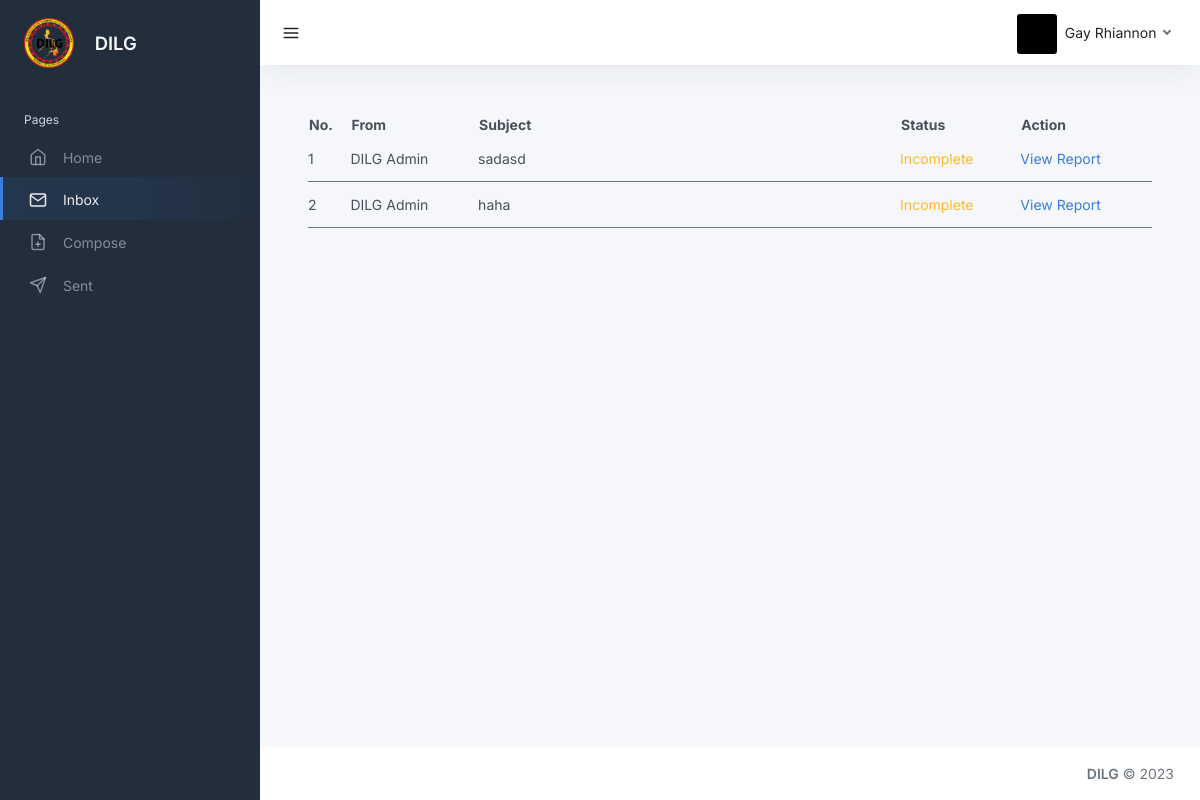
Page /users/view-report.php (signed in) on the committed database.
### tables this page shows
CREATE TABLE `users` (
  `id` int(11) NOT NULL,
  `user_type` int(50) NOT NULL,
  `email` varchar(50) NOT NULL,
  `email_status` int(11) NOT NULL,
  `password` varchar(255) NOT NULL,
  `first_name` varchar(50) NOT NULL,
  `middle_name` varchar(50) NOT NULL,
  `last_name` varchar(50) NOT NULL,
  `date_of_birth` date NOT NULL,
  `barangay` varchar(50) NOT NULL,
  `v_token` varchar(255) NOT NULL,
  `image` blob NOT NULL,
  `date_time_created` datetime NOT NULL,
  `date_time_updated` datetime NOT NULL
);

CREATE TABLE `reports` (
  `id` int(11) NOT NULL,
  `report_id` varchar(50) NOT NULL,
  `to_user` varchar(50) NOT NULL,
  `from_user` varchar(50) NOT NULL,
  `subject` varchar(50) NOT NULL,
  `opr` varchar(100) NOT NULL,
  `message` longtext NOT NULL,
  `duration` varchar(50) NOT NULL,
  `pdf_files` blob NOT NULL,
  `status` int(225) NOT NULL,
  `notif_status` int(11) NOT NULL,
  `date_start` datetime NOT NULL,
  `date_end` datetime NOT NULL,
  `deadline` int(11) NOT NULL,
  `date_time_acknowledge` varchar(100) NOT NULL,
  `date_created` date NOT NULL,
  `time_created` time NOT NULL,
  `date_updated` date NOT NULL,
  `time_updated` time NOT NULL
);

### users/view-report.php (the view, shortened to what this page needs)
<?php
include('../connection.php');
$email = $_SESSION['email'];
$sql_info = "SELECT * FROM users WHERE email = '$email'";
$query_info = mysqli_query($conn, $sql_info);
$rows = mysqli_fetch_array($query_info);
$barangay = $rows['barangay'];
?>
<!DOCTYPE html>
<html lang="en">
<head>
	<link href="../src/css/template-2.css" rel="stylesheet">
	<link href="../src/css/preloader.css" rel="stylesheet">
</head>
<body>
	<div class="wrapper">
		<nav id="sidebar" class="sidebar js-sidebar">
			<div class="sidebar-content js-simplebar">
				<a class="sidebar-brand" href="index.html">
					<img src="../src/img/dilg.png" height="50" alt="">
					<span class="ms-3 align-middle">DILG</span>
				</a>
				<ul class="sidebar-nav">
					<li class="sidebar-header">
						Pages
					</li>
					<li class="sidebar-item">
						<a class="sidebar-link" href="home.php">
                            <i class="align-middle" data-feather="home"></i> <span class="align-middle">Home</span>
                        </a>
					</li>
					<li class="sidebar-item active">
						<a class="sidebar-link" href="view-report.php">
                            <i class="align-middle" data-feather="mail"></i> <span class="align-middle">Inbox</span>
                        </a>
					</li>
					<li class="sidebar-item">
						<a class="sidebar-link" href="add-report.php">
                            <i class="align-middle" data-feather="file-plus"></i> <span class="align-middle">Compose</span>
                        </a>
					</li>
					<li class="sidebar-item">
						<a class="sidebar-link" href="sent-reports.php">
                            <i class="align-middle" data-feather="send"></i> <span class="align-middle">Sent</span>
                        </a>
					</li>
				</ul>
			</div>
		</nav>
		<div class="main">
			<nav class="navbar navbar-expand navbar-light navbar-bg">
				<a class="sidebar-toggle js-sidebar-toggle">
                    <i class="align-self-center text-dark" data-feather="menu"></i>
                </a>
				<div class="navbar-collapse collapse">
					<ul class="navbar-nav navbar-align">
						<li class="nav-item dropdown">
							<?php
							$query_image = "SELECT first_name, last_name, image FROM users WHERE email = '$email'";
							$run_image = mysqli_query($conn,$query_image);
							if(mysqli_num_rows($run_image) > 0) {
							foreach($run_image as $row_image){
								?>
								<a class="nav-link dropdown-toggle d-none d-sm-inline-block" href="#" data-bs-toggle="dropdown">
                                	<img src="<?php echo "../admin/admins/" . $row_image['image']?>" alt="user" class="avatar img-fluid rounded me-1"/> <span class="text-dark"><?= $row_image['first_name'] .' '. $row_image['last_name'] ?></span>
								</a>
								<?php
							}
							}
							?>
						</li>
					</ul>
				</div>
			</nav>
			<main class="content">
				<div class="container-fluid p-0">
					<div class="row">
						<div class="col-xl-12 col-xxl-12 d-flex">
							<div class="w-100">
								<div class="row">
									<div class="col-lg-12">
										<table class="w-100" id="data">
											<thead>
												<tr>
													<th>No.</th>
													<th>From</th>
													<th>Subject</th>
													<th>Status</th>
													<th>Action</th>
												</tr>
											</thead>
											<tbody>
												<?php
												$query_reports = "SELECT * FROM reports WHERE to_user  = '$barangay'";
												$run_reports = mysqli_query($conn,$query_reports);
												if (mysqli_num_rows($run_reports) > 0) {
													$no = 0;
													foreach ($run_reports as $row) {
													$no++;
												?>
												<tr class="border-bottom border-secondary">
													<td><?php echo $no ?></td>
													<td><?php if( $row['from_user'] == '1' ){
														echo "DILG Admin";
													}?></td>
													<td style="width: 50%;"><?php echo $row['subject'] ?></td>
													<td>
													<?php if ($row['status'] == 1) {
														echo "<span class='text-success'> Complete </span>";
													} elseif ($row['status'] == 2) {
														echo "<span class='text-danger'> No Submssion </span>";
													} elseif ($row['status'] == 3) {
														echo "<span class='text-warning'> Incomplete </span>";
													} elseif ($row['status'] == 4) {
														echo "<span class='text-primary'> Late </span>";
													} else {
														echo "<span class='text-danger'> No Submssion </span>";
													}
													?>
													</td>
													<td>
													<a href="view-inbox-report.php?report_id=<?php echo $row['report_id']?>">View Report</a>
													</td>
												</tr>
												<?php
													}
												}
												?>
										</tbody>
									</table>
									</div>
								</div>
							</div>
						</div>
					</div>
				</div>
			</main>
			<footer class="footer">
				<div class="container-fluid">
					<div class="row text-muted">
						<div class="col-12 text-end">
							<p class="mb-0 text-muted">
								<strong>DILG</strong> &copy; 2023
							</p>
						</div>
					</div>
					</div>
				</div>
		</div>
</body>
</html>

### users/view-report.php (style rules this page uses)
td { padding: 12px 0; }

### rows in the picture
users: image (picture), first_name "Gay", last_name "Rhiannon"
reports: from_user "DILG Admin", subject "sadasd", status "Incomplete"
reports: from_user "DILG Admin", subject "haha", status "Incomplete"
